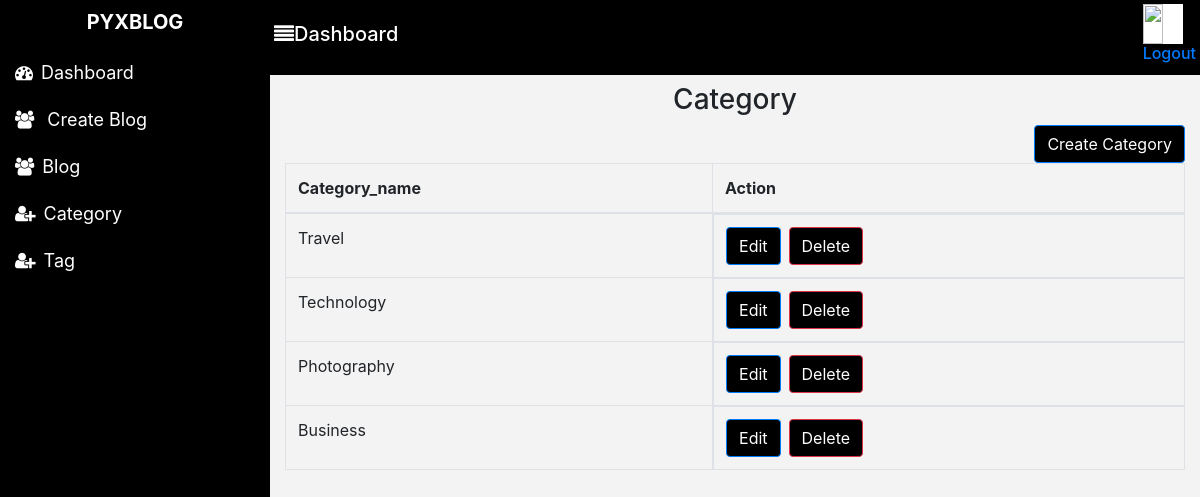
Page /blogdash/category.php (signed in) on the committed database.
### tables this page shows
CREATE TABLE `blog_category` (
  `cat_id` bigint(20) NOT NULL,
  `cat_name` varchar(255) NOT NULL
);

### blogdash/category.php (the view, shortened to what this page needs)
<?php
include("../dashboard/connection.php");
if(isset($_SESSION['login_admin'])){
?>
<!DOCTYPE html>
<html>
<head>
     <link rel="stylesheet" href="https://maxcdn.bootstrapcdn.com/bootstrap/4.0.0/css/bootstrap.min.css">
    <link rel="stylesheet" href="https://cdnjs.cloudflare.com/ajax/libs/font-awesome/4.7.0/css/font-awesome.min.css">
</head>
<body>
    <?php
    include("sidebar.php");
    ?>
  <div class="content">
    <div class="topbar shadow p-1 mb-2 ">
      <div><h5><span class="fa fa-align-justify" aria-hidden="true"></span>Dashboard</h5></div>
      <div class="user-wrapper">
        <img class="logoimg" src="images/headerlogo.png" width="40px" height="40px">
        <div>
          <h6><a href="logout.php">Logout</a></h6>
        </div>
      </div>
    </div>
    <div class="main container">
      <div class="text-center"><h3>Category</h3></div>
      <div style="text-align: right;">
            <button type="button" class="btn btn-primary btn1"  data-toggle="modal" data-target="#exampleModal">
              Create Category
            </button>
          </div>
      <div class="table-responsive">
          <table class="table table-bordered">
            <thead>
              <tr>
                <th scope="col">Category_name</th>
                <th scope="col">Action</th>
              </tr>
            </thead>
            <tbody>
              <?php
              $sql="select *from blog_category ORDER BY cat_id DESC";
              $result=mysqli_query($conn,$sql);
               while($row=mysqli_fetch_assoc($result)){
                ?>
              <tr>
                <td><?php echo $row['cat_name']; ?></td>
                <td class="d-flex"><a href="javascript:;" data-toggle="modal" data-target="#exampleModal<?php echo $row['cat_id']; ?>" class="btn btn-primary btn1">Edit</a><a href="category.php?catdel=<?php echo $row['cat_id'];?>" class="btn btn-danger btn1 ml-2">Delete</a></td>
              </tr>
            <?php } ?>
            </tbody>
          </table>
      </div>
   </div>
</body>
</html>
<?php }
else{
  header("location: ../login.php");
}?>

### blogdash/category.php (style rules this page uses)
* { margin: 0; padding: 0; box-sizing: border-box; }
.content { margin-left:270px; background: #f3f3f3; height: 100vh; }
.topbar { display: flex; justify-content: space-between; align-items: center; background: #000000; color: white; }
.logoimg { vertical-align: middle; border-style: none; background-color: white; width: auto; }
.btn1 { background-color: black; color: white; }

### rows in the picture
blog_category: cat_name "Travel"
blog_category: cat_name "Technology"
blog_category: cat_name "Photography"
blog_category: cat_name "Business"
